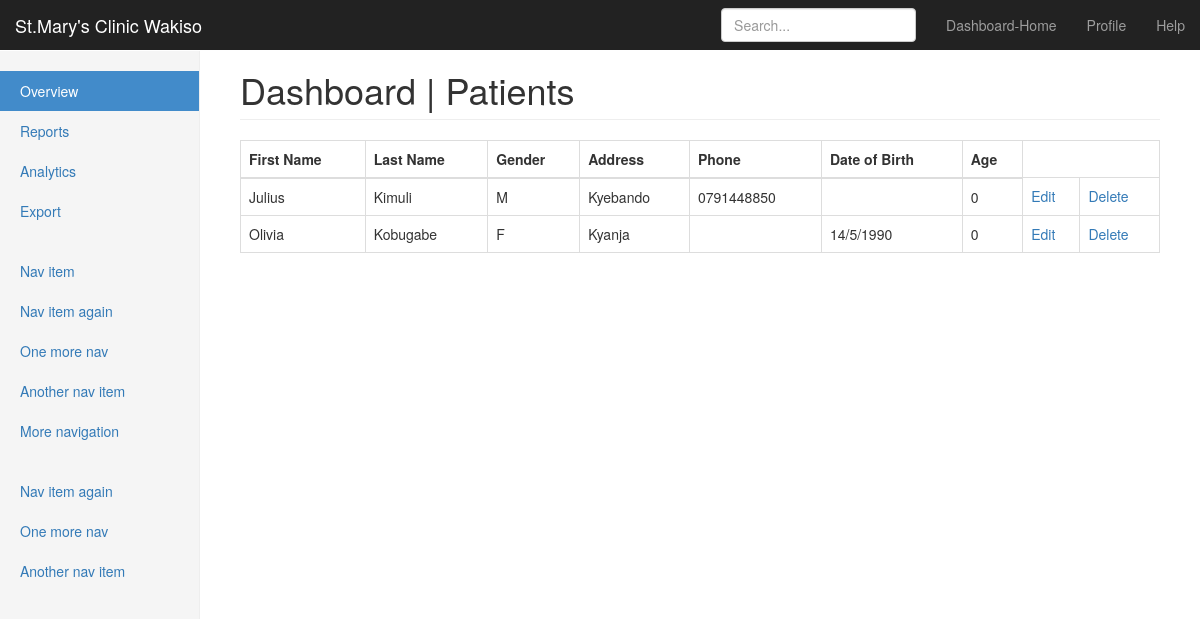
/clinic/patient/, run on the app's committed database.
### clinic/models.py (models this page shows, shortened)
class Patient(models.Model):
    first_name = models.CharField(max_length=30, verbose_name='First Name')
    last_name = models.CharField(max_length=30, verbose_name='Last Name')
    gender = models.CharField(max_length=1, choices=GENDER_CHOICES, verbose_name='gender')
    address = models.CharField(max_length=100, blank=True, verbose_name='address')
    phone = models.CharField(max_length=30, blank=True, verbose_name='phone')
    dob = models.CharField(max_length=30, verbose_name='Date of Birth', help_text='Please enter date of birth in format:dd/mm/yy', blank=True)
    age = models.PositiveSmallIntegerField(default=0,verbose_name='age')
    class Meta:
        verbose_name_plural = 'Patients'
        ordering = ['first_name']
    def _get_full_name(self):
        """returns the person's full name"""
        return '%s  %s' % (self.first_name, self.last_name)
    full_name = property(_get_full_name)

### clinic/views.py (the view)
class PatientListView(ListView):
    model = Patient
    context_object_name = "patients"
    template_name = 'clinic/patient_list.html'

### templates/clinic/patient_list.html
{%extends 'clinic/base.html'%}
        {%block title_heading%}
         Patients
        {%endblock%}
        {%block content%}
        {% if patients%}
        <table class="table table-bordered">
            <thead>
              <tr>
                  <th> First Name</th>
                  <th> Last Name</th>
                  <th> Gender</th>
                  <th> Address</th>
                  <th> Phone</th>
                  <th> Date of Birth</th>
                  <th> Age </th>
              </tr>
            </thead>
            <tbody>
            {%for patient in patients%}
            <tr>
                <td>{{patient.first_name}}</td>
                <td>{{patient.last_name}}</td>
                <td>{{patient.gender}}</td>
                <td>{{patient.address}}</td>
                <td>{{patient.phone}}</td>
                <td>{{patient.dob}}</td>
                <td>{{patient.age}}</td>
                <td><a href="/clinic/patient/edit/{{patient.id}}">Edit</a></td>
                <td><a href="/clinic/patient/delete/{{patient.id}}">Delete</a></td>
            </tr>
            {%endfor%}
            </tbody>
        </table>
        {%else%}
        <p> No patients added to database yet!</p>
        {%endif%}
        {%endblock%}

### static/css/dashboard.css (style rules this page uses)
body { padding-top: 50px; }

### data on the page
Patient: first_name "Julius", last_name "Kimuli", gender "M", address "Kyebando", phone "0791448850", age "0"
Patient: first_name "Olivia", last_name "Kobugabe", gender "F", address "Kyanja", dob "14/5/1990", age "0"
